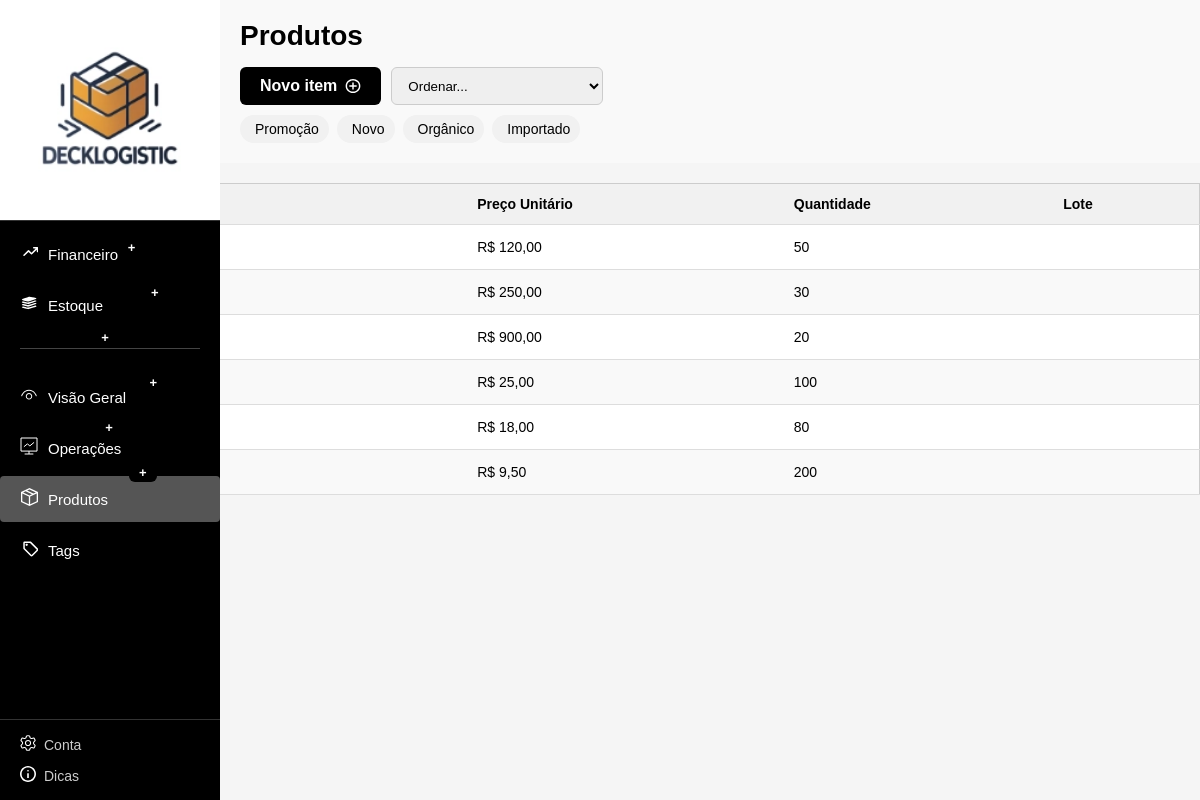
Page /Pages/dashboard/tabelas/produtos.php on the committed database.
### tables this page shows
CREATE TABLE tags (
    id INT AUTO_INCREMENT PRIMARY KEY,
    loja_id INT,
    nome VARCHAR(100),
    cor VARCHAR(20),
    icone VARCHAR(100),
    criado_em TIMESTAMP DEFAULT CURRENT_TIMESTAMP,
    FOREIGN KEY (loja_id) REFERENCES lojas(id)
);

CREATE TABLE produtos (
    id INT AUTO_INCREMENT PRIMARY KEY,
    loja_id INT,
    nome VARCHAR(255),
    descricao TEXT,
    lote VARCHAR(50),
    quantidade_estoque INT,
    preco_unitario DECIMAL(10,2),
    data_reabastecimento DATE,
    criado_em TIMESTAMP DEFAULT CURRENT_TIMESTAMP,
    FOREIGN KEY (loja_id) REFERENCES lojas(id)
);

### Pages/dashboard/tabelas/produtos.php (the view, shortened to what this page needs)
<?php
include '../../../conexao.php';
$sql = "SELECT id, nome, preco_unitario, quantidade_estoque, lote FROM produtos";
$result = mysqli_query($conn, $sql);
$tags = [];
$tagResult = $conn->query("SELECT * FROM tags ORDER BY criado_em DESC");
if ($tagResult) {
    while ($row = $tagResult->fetch_assoc()) {
        $tags[] = $row;
    }
}
?>
<!DOCTYPE html>
<html lang="pt-br">
<head>
<link rel="stylesheet" href="../../../assets/produtos.css">
<link rel="stylesheet" href="https://cdnjs.cloudflare.com/ajax/libs/font-awesome/6.4.0/css/all.min.css">
</head>
<body>
<aside class="sidebar">
    <div class="logo-area">
        <img src="../../../img/logoDecklogistic.webp" alt="Logo">
    </div>
    <nav class="nav-section">
        <div class="nav-menus">
            <ul class="nav-list top-section">
                <li><a href="/Pages/financeiro.php"><span><img src="../../../img/icon-finan.svg" alt="Financeiro"></span> Financeiro</a></li>
                <li><a href="/Pages/estoque.php"><span><img src="../../../img/icon-estoque.svg" alt="Estoque"></span> Estoque</a></li>
            </ul>
            <hr>
            <ul class="nav-list middle-section">
                <li><a href="/Pages/visaoGeral.php"><span><img src="../../../img/icon-visao.svg" alt="Visão Geral"></span> Visão Geral</a></li>
                <li><a href="/Pages/operacoes.php"><span><img src="../../../img/icon-operacoes.svg" alt="Operações"></span> Operações</a></li>
                <li class="active"><a href="produtos.php"><span><img src="../../../img/icon-produtos.svg" alt="Produtos"></span> Produtos</a></li>
                <li><a href="../tag.php"><span><img src="../../../img/tag.svg" alt="Tags"></span> Tags</a></li>
            </ul>
        </div>
        <div class="bottom-links">
            <a href="/Pages/conta.php"><span><img src="../../../img/icon-config.svg" alt="Conta"></span> Conta</a>
            <a href="/Pages/dicas.php"><span><img src="../../../img/icon-dicas.svg" alt="Dicas"></span> Dicas</a>
        </div>
    </nav>
</aside>
<main class="dashboard">
<div class="content">
<div class="conteudo">
<h1>Produtos</h1>
<div class="acoes">
    <div class="botoes">
        <button class="btn-novo">Novo item <span><img class="icon" src="../../../img/icon-plus.svg" alt="Adicionar"></span></button>
        <select id="ordenar">
            <option value="">Ordenar...</option>
        </select>
    </div>
 <div class="tags-area">
<?php foreach ($tags as $tag): ?>
  <div class="tag-item" title="<?= htmlspecialchars($tag['nome']) ?>" data-tag-id="<?= $tag['id'] ?>">
      <?= htmlspecialchars($tag['nome']) ?>
  </div>
<?php endforeach; ?>
</div>
    </div>
</div>
<table>
    <thead>
        <tr>
            <th>Nome</th>
            <th>Preço Unitário</th>
            <th>Quantidade</th>
            <th>Lote</th>
        </tr>
    </thead>
    <tbody id="tabela-produtos">
    <?php while ($produto = mysqli_fetch_assoc($result)): ?>
        <tr>
            <td>
   <span class="tags-vinculadas" id="tags-produto-<?= $produto['id'] ?>">
</span>
                <div class="tag-dropdown">
                    <button class="btn-add" data-id="<?= $produto['id'] ?>">+</button>
                </div>
            </td>
            <td>R$ <?= number_format($produto['preco_unitario'], 2, ',', '.') ?></td>
            <td><?= intval($produto['quantidade_estoque']) ?></td>
            <td><?= htmlspecialchars($produto['lote']) ?></td>
        </tr>
    <?php endwhile; ?>
    </tbody>
</table>
</div>
</main>
</body>
</html>

### assets/produtos.css (style rules this page uses)
.conteudo { padding: 20px; font-family: Arial, sans-serif; background-color: #f9f9f9; margin-left: 220px; }
.conteudo h1 { font-size: 28px; margin-bottom: 15px; }
.acoes { display: flex; flex-direction: column; gap: 10px; }
.botoes { display: flex; gap: 10px; }
#ordenar { padding: 8px 12px; border-radius: 6px; border: 1px solid #ccc; cursor: pointer; }
button { padding: 8px 14px; border: none; border-radius: 6px; cursor: pointer; font-weight: bold; font-size: 14px; }
.btn-novo { background-color: black; color: white; display: flex; align-items: center; justify-content: center; gap: 8px; padding: 10px 20px; border: none; font-size: 16px; cursor: pointer; border-radius: 6px; }
.btn-novo .icon { width: 16px; height: 16px; display: block; vertical-align: middle; }
table { width: 100%; border-collapse: collapse; background-color: white; border-radius: 8px; overflow: hidden; border: 1px solid #ccc; margin-top: 20px; }
thead { background-color: #f1f1f1; }
th, td { padding: 12px 15px; text-align: left; font-size: 14px; border-bottom: 1px solid #ddd; }
tbody tr:nth-child(even) { background-color: #f9f9f9; }
table { overflow-x: auto; }
* { box-sizing: border-box; margin: 0; padding: 0; }
body { font-family: Arial, sans-serif; background-color: #f5f5f5; }
.sidebar { width: 220px; height: 100vh; background-color: #000; color: #fff; display: flex; flex-direction: column; position: fixed; left: 0; top: 0; }
.logo-area { padding: 0; text-align: center; border-bottom: 1px solid #333; }
.logo-area img { width: 100%; height: auto; object-fit: cover; display: block; border-radius: 0; }
.nav-section { display: flex; flex-direction: column; height: 100%; }
.nav-menus { flex: 1; display: flex; flex-direction: column; justify-content: flex-start; }
.nav-list { list-style: none; margin-top: 10px; }
.nav-list li { margin-bottom: 5px; }
.nav-list li a { display: flex; align-items: center; padding: 12px 20px; color: #fff; text-decoration: none; font-size: 15px; transition: background 0.2s; box-shadow: none; outline: none; }
.nav-list li a span { margin-right: 10px; font-size: 16px; }
.nav-list li a span img { width: 18px; height: 18px; object-fit: contain; }
.nav-list li.active a { background-color: #555; border-radius: 4px; color: #fff; box-shadow: none; }
hr { border: none; height: 1px; background-color: #444; margin: 15px 20px; }
.bottom-links { padding: 15px 20px; border-top: 1px solid #333; display: flex; flex-direction: column; gap: 12px; }
.bottom-links a { color: #ccc; text-decoration: none; font-size: 14px; display: flex; align-items: center; transition: color 0.2s; }
.bottom-links a span { margin-right: 8px; }
.bottom-links a span img { width: 16px; height: 16px; object-fit: contain; }
.tags-area { display: flex; align-items: center; flex-wrap: wrap; gap: 8px; }
.tag-item { display: flex; align-items: center; gap: 5px; padding: 6px 10px; border-radius: 20px; background: #f1f1f1; font-size: 14px; cursor: pointer; transition: 0.2s; }
.btn-add { width: 20px; height: 20px; background: rgb(0, 0, 0); color: rgb(255, 255, 255); border: none; display: flex; align-items: center; justify-content: center; font-size: 13px; cursor: pointer; }
.tag-dropdown { display: inline-block; position: relative; }

### rows in the picture
tags: nome "Promoção"
tags: nome "Novo"
tags: nome "Orgânico"
tags: nome "Importado"
produtos: preco_unitario "120,00", quantidade_estoque "50"
produtos: preco_unitario "250,00", quantidade_estoque "30"
produtos: preco_unitario "900,00", quantidade_estoque "20"
produtos: preco_unitario "25,00", quantidade_estoque "100"
produtos: preco_unitario "18,00", quantidade_estoque "80"
produtos: preco_unitario "9,50", quantidade_estoque "200"
